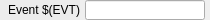
<?xml version="1.0" encoding="UTF-8"?>
<ui version="4.0">
 <class>Form</class>
 <widget class="QWidget" name="Form">
  <property name="geometry">
   <rect>
    <x>0</x>
    <y>0</y>
    <width>210</width>
    <height>20</height>
   </rect>
  </property>
  <property name="windowTitle">
   <string>Form</string>
  </property>
  <widget class="caLabel" name="calabel_2">
   <property name="geometry">
    <rect>
     <x>0</x>
     <y>0</y>
     <width>80</width>
     <height>20</height>
    </rect>
   </property>
   <property name="styleSheet">
    <string notr="true">background-color: rgb(236, 236, 236, 255);</string>
   </property>
   <property name="text">
    <string>Event $(EVT)</string>
   </property>
   <property name="alignment">
    <set>Qt::AlignRight|Qt::AlignTrailing|Qt::AlignVCenter</set>
   </property>
   <property name="visibility">
    <enum>caLabel::StaticV</enum>
   </property>
   <property name="visibilityCalc">
    <string notr="true"/>
   </property>
   <property name="channel" stdset="0">
    <string notr="true"/>
   </property>
  </widget>
  <widget class="caLineEdit" name="calineedit_6">
   <property name="geometry">
    <rect>
     <x>85</x>
     <y>0</y>
     <width>120</width>
     <height>20</height>
    </rect>
   </property>
   <property name="channel" stdset="0">
    <string notr="true">$(EVR):Event-$(EVT)-Cnt-I</string>
   </property>
  </widget>
  <widget class="caLabel" name="calabel_notUsed">
   <property name="geometry">
    <rect>
     <x>85</x>
     <y>0</y>
     <width>120</width>
     <height>20</height>
    </rect>
   </property>
   <property name="styleSheet">
    <string notr="true">background-color: rgb(236, 236, 236, 255);</string>
   </property>
   <property name="text">
    <string>Not used</string>
   </property>
   <property name="alignment">
    <set>Qt::AlignCenter</set>
   </property>
   <property name="visibility">
    <enum>caLabel::IfNotZero</enum>
   </property>
   <property name="channel" stdset="0">
    <string notr="true">$(EVR):Event-$(EVT)-SP</string>
   </property>
  </widget>
  <widget class="caFrame" name="caframe">
   <property name="geometry">
    <rect>
     <x>85</x>
     <y>0</y>
     <width>120</width>
     <height>20</height>
    </rect>
   </property>
   <property name="visibility">
    <enum>caFrame::Calc</enum>
   </property>
   <property name="visibilityCalc">
    <string notr="true">J</string>
   </property>
   <property name="channel" stdset="0">
    <string notr="true">$(EVR):Event-$(EVT)-Cnt-I</string>
   </property>
   <widget class="caLineEdit" name="calineedit_frame">
    <property name="geometry">
     <rect>
      <x>0</x>
      <y>0</y>
      <width>120</width>
      <height>20</height>
     </rect>
    </property>
    <property name="channel" stdset="0">
     <string notr="true">$(EVR):Event-$(EVT)-Cnt-I</string>
    </property>
    <property name="colorMode">
     <enum>caLineEdit::Alarm_Static</enum>
    </property>
    <property name="alarmHandling">
     <enum>caLineEdit::onBackground</enum>
    </property>
   </widget>
  </widget>
 </widget>
 <customwidgets>
  <customwidget>
   <class>caFrame</class>
   <extends>QFrame</extends>
   <header>caFrame</header>
   <container>1</container>
  </customwidget>
  <customwidget>
   <class>caLabel</class>
   <extends>QLabel</extends>
   <header>caLabel</header>
  </customwidget>
  <customwidget>
   <class>caLineEdit</class>
   <extends>QLineEdit</extends>
   <header>caLineEdit</header>
  </customwidget>
 </customwidgets>
 <resources/>
 <connections/>
</ui>
